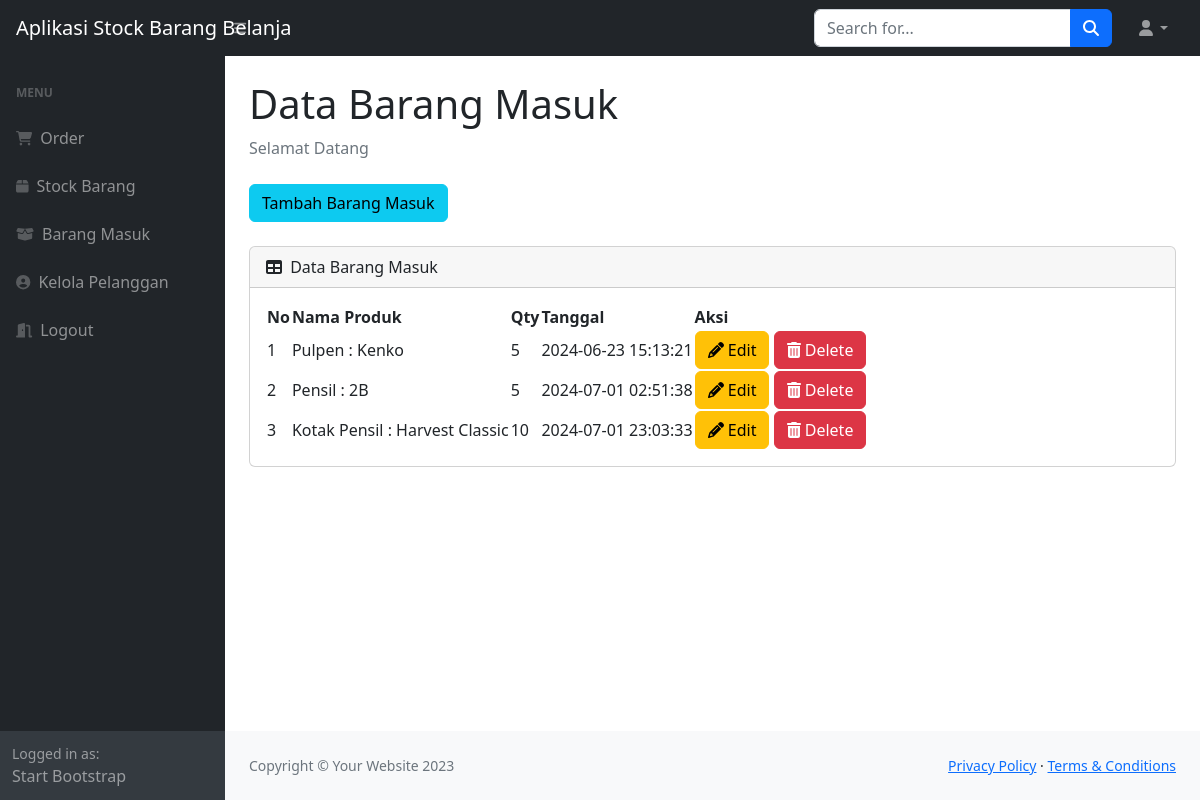
Page /masuk.php (signed in) on the committed database.
### tables this page shows
CREATE TABLE `masuk` (
  `idmasuk` int(11) NOT NULL,
  `idproduk` int(11) NOT NULL,
  `qty` int(11) NOT NULL,
  `tanggalmasuk` timestamp NOT NULL DEFAULT current_timestamp()
);

CREATE TABLE `produk` (
  `idproduk` int(11) NOT NULL,
  `namaproduk` varchar(50) NOT NULL,
  `deskripsi` varchar(30) NOT NULL,
  `stock` int(11) NOT NULL,
  `harga` int(11) NOT NULL
);

### masuk.php (the view, shortened to what this page needs)
<?php
 require 'updelmasuk.php';
?>
<!DOCTYPE html>
<html lang="en">
    <head>
        <link href="https://cdn.jsdelivr.net/npm/simple-datatables@7.1.2/dist/style.min.css" rel="stylesheet" />
        <link href="css/styles.css" rel="stylesheet" />
    </head>
    <body class="sb-nav-fixed">
        <nav class="sb-topnav navbar navbar-expand navbar-dark bg-dark">
            <a class="navbar-brand ps-3" href="index.php">Aplikasi Stock Barang Belanja</a>
            <button class="btn btn-link btn-sm order-1 order-lg-0 me-4 me-lg-0" id="sidebarToggle" href="#!"><i class="fas fa-bars"></i></button>
            <form class="d-none d-md-inline-block form-inline ms-auto me-0 me-md-3 my-2 my-md-0">
                <div class="input-group">
                    <input class="form-control" type="text" placeholder="Search for..." aria-label="Search for..." aria-describedby="btnNavbarSearch" />
                    <button class="btn btn-primary" id="btnNavbarSearch" type="button"><i class="fas fa-search"></i></button>
                </div>
            </form>
            <ul class="navbar-nav ms-auto ms-md-0 me-3 me-lg-4">
                <li class="nav-item dropdown">
                    <a class="nav-link dropdown-toggle" id="navbarDropdown" href="#" role="button" data-bs-toggle="dropdown" aria-expanded="false"><i class="fas fa-user fa-fw"></i></a>
                </li>
            </ul>
        </nav>
        <div id="layoutSidenav">
            <div id="layoutSidenav_nav">
                <nav class="sb-sidenav accordion sb-sidenav-dark" id="sidenavAccordion">
                    <div class="sb-sidenav-menu">
                        <div class="nav">
                            <div class="sb-sidenav-menu-heading">Menu</div>
                            <a class="nav-link" href="index.php">
                                <div class="sb-nav-link-icon"><i class="fas fa-shopping-cart"></i></div>
                                Order
                            </a>
                        </div>
                        <div class="nav">
                            <a class="nav-link" href="stock.php">
                                <div class="sb-nav-link-icon"><i class="fas fa-box"></i></div>
                                Stock Barang
                            </a>
                        </div>
                        <div class="nav">
                            <a class="nav-link" href="masuk.php">
                                <div class="sb-nav-link-icon"><i class="fas fa-box-open"></i></div>
                                Barang Masuk
                            </a>
                        </div>
                        <div class="nav">
                            <a class="nav-link" href="pelanggan.php">
                                <div class="sb-nav-link-icon"><i class="fas fa-user-circle"></i></div>
                                Kelola Pelanggan
                            </a>
                        </div>
                        <div class="nav">
                            <a class="nav-link" href="logout.php">
                                <div class="sb-nav-link-icon"><i class="fas fa-door-open"></i></div>
                                Logout
                            </a>
                        </div>
                    </div>
                    <div class="sb-sidenav-footer">
                        <div class="small">Logged in as:</div>
                        Start Bootstrap
                    </div>
                </nav>
            </div>
            <div id="layoutSidenav_content">
                <main>
                    <div class="container-fluid px-4">
                        <h1 class="mt-4">Data Barang Masuk</h1>
                        <ol class="breadcrumb mb-4">
                            <li class="breadcrumb-item active">Selamat Datang</li>
                        </ol>
                        <button type="button" class="btn btn-info mb-4" data-bs-toggle="modal" data-bs-target="#myModal">
                            Tambah Barang Masuk
                        </button>
                        <div class="card mb-4">
                            <div class="card-header">
                                <i class="fas fa-table me-1"></i>
                                Data Barang Masuk
                            </div>
                            <div class="card-body">
                                <table id="datatablesSimple">
                                    <thead>
                                        <tr>
                                            <th>No</th>
                                            <th>Nama Produk</th>
                                            <th>Qty</th>
                                            <th>Tanggal</th>
                                            <th>Aksi</th>
                                        </tr>
                                    </thead>
                                    <tbody>
                                    <?php
                                    $get = mysqli_query($k,"select * from masuk m, produk p where m.idproduk=p.idproduk");
                                    $i = 1;
                                    while($p=mysqli_fetch_array($get)){
                                    $namaproduk = $p['namaproduk'];
                                    $deskripsi = $p['deskripsi'];
                                    $qty = $p['qty'];
                                    $idmasuk = $p['idmasuk'];
                                    $tanggal = $p['tanggalmasuk'];
                                    ?>
                                        <tr>
                                            <td><?=$i++;?></td>
                                            <td><?=$namaproduk;?> : <?=$deskripsi;?></td>
                                            <td><?=$qty;?></td>
                                            <td><?=$tanggal;?></td>
                                            <td>
                                                <button type="button" class="btn btn-warning" data-bs-toggle="modal" data-bs-target="#edit<?=$idmasuk;?>">
                                                   <i class='fas fa-pencil-alt'></i> Edit
                                                </button>
                                                <button type="button" class="btn btn-danger" data-bs-toggle="modal" data-bs-target="#delete<?=$idmasuk;?>">
                                                   <i class="fas fa-trash-alt"></i> Delete
                                                </button>
                                            </td>
                                        </tr>
                                    <?php
                                    };
                                    ?>
                                    </tbody>
                                </table>
                            </div>
                        </div>
                    </div>
                </main>
                <footer class="py-4 bg-light mt-auto">
                    <div class="container-fluid px-4">
                        <div class="d-flex align-items-center justify-content-between small">
                            <div class="text-muted">Copyright &copy; Your Website 2023</div>
                            <div>
                                <a href="#">Privacy Policy</a>
                                &middot;
                                <a href="#">Terms &amp; Conditions</a>
                            </div>
                        </div>
                    </div>
                </footer>
            </div>
        </div>
    </body>
</html>

### rows in the picture
masuk: idproduk.namaproduk "Pulpen", idproduk.deskripsi "Kenko", qty "5", tanggalmasuk "2024-06-23 15:13:21"
masuk: idproduk.namaproduk "Pensil", idproduk.deskripsi "2B", qty "5", tanggalmasuk "2024-07-01 02:51:38"
masuk: idproduk.namaproduk "Kotak Pensil", idproduk.deskripsi "Harvest Classic", qty "10", tanggalmasuk "2024-07-01 23:03:33"
